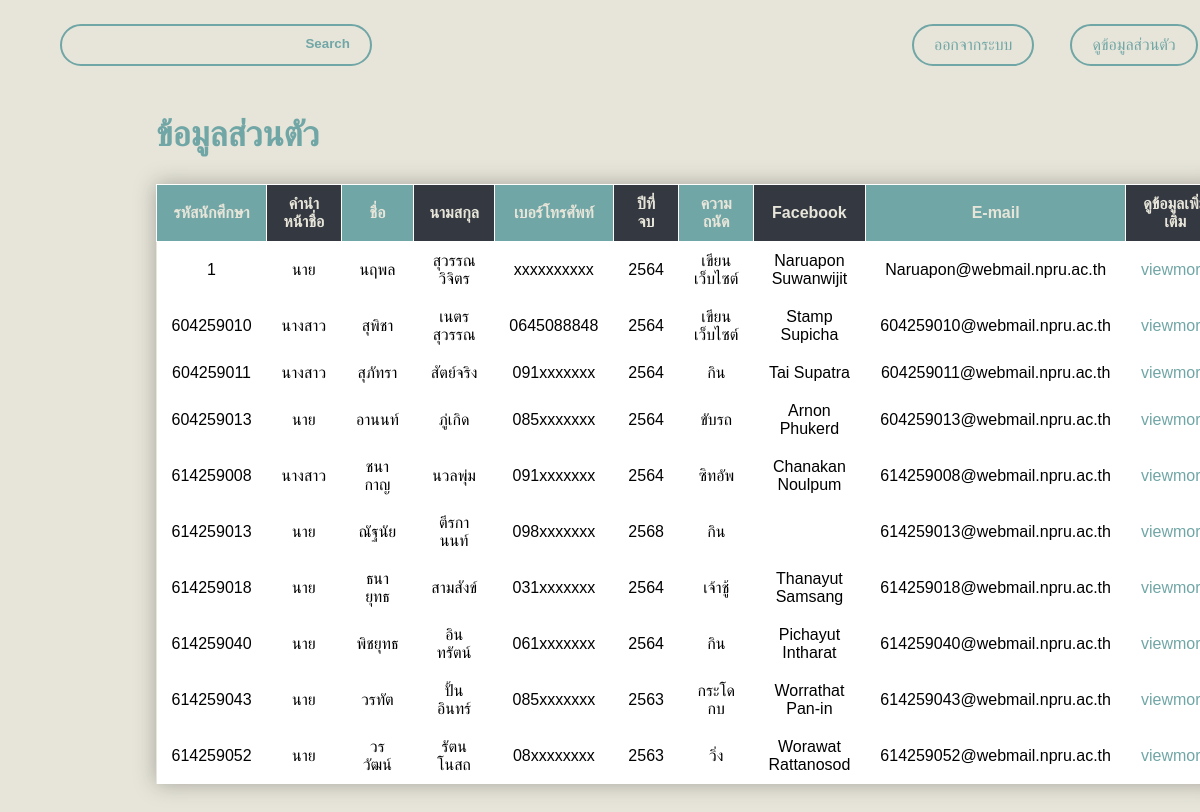
/index.php/seold/showall, run on the app's committed database.
### tables this page shows
CREATE TABLE `se_register` (
  `se_studentid` int(9) NOT NULL,
  `se_numna` varchar(255) NOT NULL,
  `se_name` varchar(255) NOT NULL,
  `se_lastname` varchar(255) NOT NULL,
  `se_birthday` varchar(255) NOT NULL,
  `se_idcard` char(13) NOT NULL,
  `se_tel` char(10) NOT NULL,
  `se_yearend` varchar(255) DEFAULT NULL,
  `se_skill` varchar(255) NOT NULL,
  `se_facebook` varchar(255) NOT NULL,
  `se_email` varchar(255) NOT NULL,
  `se_lakete` varchar(255) NOT NULL,
  `se_mu` varchar(255) NOT NULL,
  `se_district` varchar(255) NOT NULL,
  `se_aumpa` varchar(255) NOT NULL,
  `se_province` varchar(255) NOT NULL,
  `se_status_id` int(1) NOT NULL,
  `S_img` varchar(255) NOT NULL
);

### application/controllers/seold.php (called while the page is built, shortened)
<?php
class seold extends CI_Controller {
	function __construct(){
		$this->load->model('add_model','AM');
	}
	public function showall()
	{
		$result['AM'] = $this->AM->select_all();
		$this->load->view('View_Select',$result);
	}
}

### index.php (called while the page is built, shortened)
<?php
require_once BASEPATH.'core/CodeIgniter.php';

### application/models/add_model.php (called while the page is built, shortened)
<?php defined('BASEPATH') OR exit('No direct script access allowed');
class add_model extends CI_Model {
		function select_all(){
			$this->db->select('se_studentid, se_numna, se_name,se_lastname,se_birthday,se_idcard,se_tel,se_yearend,se_skill,se_facebook,se_email,se_lakete,se_mu,se_district,se_aumpa,se_province,se_status_id');
			$this->db->where('se_status_id', 2);
			$result = $this->db->get('se_register');
			return $result;
		}
		}

### application/views/View_Select.php (the view, shortened to what this page needs)
?><!DOCTYPE html>
<html lang="en">
<head>
  <link rel = "stylesheet" type = "text/css"
		 href = "<?php echo base_url(); ?>css/seshow.css">
</head>
<body>
 <div class="header-search">
      <form action="../seold/skeyword" method="POST">
        <input type="text" name="title">
        <input type="submit" name="submit" value="Search">
      </form>
      <a href="../seold/Logout" class="button" id="button1">ออกจากระบบ</button></a>
      <a href="../seold/Profile" class="button" id="button2">ดูข้อมูลส่วนตัว</button></a>
  </div>
  <h2> ข้อมูลส่วนตัว </h2>
<table style="width:60%">
  <tr>
    <th id="h1">รหัสนักศึกษา</th>
    <th id="h2">คำนำหน้าชื่อ</th>
    <th id="h1">ชื่อ</th>
    <th id="h2">นามสกุล</th>
    <th id="h1">เบอร์โทรศัพท์</th>
    <th id="h2">ปีที่จบ</th>
	<th id="h1">ความถนัด</th>
	<th id="h2">Facebook</th>
    <th id="h1">E-mail</th>
    <th id="h2">ดูข้อมูลเพิ่มเติม</th>
  </tr>
  <?php
  foreach($AM->result_array() as $row){
  ?>
  <tr>
    <td><center><?=$row['se_studentid']?></center></td>
    <td><center><?=$row['se_numna']?></center></td>
    <td><center><?=$row['se_name']?></center></td>
    <td><center><?=$row['se_lastname']?></center></td>
    <td><center><?=$row['se_tel']?></center></td>
    <td><center><?=$row['se_yearend']?></center></td>
	<td><center><?=$row['se_skill']?></center></td>
	<td><center><?=$row['se_facebook']?></center></td>
    <td><center><?=$row['se_email']?></center></td>
  <td><center><a href="../seold/viewProfile/<?=$row['se_studentid']?>" >viewmore</button></a></center></td>
  </tr>
  <?php
  }
  ?>
</table>
<br><br><br>
</body>
</html>

### css/seshow.css (style rules this page uses)
body { margin: 0; padding: 0; background-color: #e7e5d9; font-family: 'Franklin Gothic Medium', 'Arial Narrow', Arial, sans-serif; }
.header-search { display: flex; margin-top: 2%; }
.header-search form { margin-left: 5%; border: 2px solid #71a6a6; border-radius: 25px; }
.header-search form input { padding: 10px 20px; background-color: transparent; border: none; color: #71a6a6; font-weight: bold; }
.header-search a { text-decoration: none; padding: 10px 20px; border: 2px solid #71a6a6; border-radius: 25px; color: #71a6a6; transition: 0.2s; }
.header-search #button1 { margin-left:45%; }
.header-search #button2 { margin-left:3%; }
h2 { font-size: 35px; color: #71a6a6; margin-left: 13%; margin-top: 4%; }
table { border: none; margin-left: 13%; border-collapse: collapse; box-shadow:0 0 20px #3536365d; }
#h1 { background-color: #71a6a6; border: 1px solid #fff; color: #e7e5d9; padding:10px 15px; }
#h2 { background-color:#343840; border: 1px solid #fff; color: #e7e5d9; padding:10px 15px; }
td { background-color: #fff; padding:10px 15px; }
td a { text-decoration: none; color: #71a6a6; }

### data on the page
se_register: se_studentid "1", se_numna "นาย", se_name "นฤพล", se_lastname "สุวรรณวิจิตร", se_tel "xxxxxxxxxx", se_yearend "2564", se_skill "เขียนเว็บไซต์", se_facebook "Naruapon Suwanwijit", se_email "Naruapon@webmail.npru.ac.th"
se_register: se_studentid "604259010", se_numna "นางสาว", se_name "สุพิชา", se_lastname "เนตรสุวรรณ", se_tel "0645088848", se_yearend "2564", se_skill "เขียนเว็บไซต์", se_facebook "Stamp Supicha", se_email "604259010@webmail.npru.ac.th"
se_register: se_studentid "604259011", se_numna "นางสาว", se_name "สุภัทรา", se_lastname "สัตย์จริง", se_tel "091xxxxxxx", se_yearend "2564", se_skill "กิน", se_facebook "Tai Supatra", se_email "604259011@webmail.npru.ac.th"
se_register: se_studentid "604259013", se_numna "นาย", se_name "อานนท์", se_lastname "ภู่เกิด", se_tel "085xxxxxxx", se_yearend "2564", se_skill "ขับรถ", se_facebook "Arnon Phukerd", se_email "604259013@webmail.npru.ac.th"
se_register: se_studentid "614259008", se_numna "นางสาว", se_name "ชนากาญ", se_lastname "นวลพุ่ม", se_tel "091xxxxxxx", se_yearend "2564", se_skill "ซิทอัพ", se_facebook "Chanakan Noulpum", se_email "614259008@webmail.npru.ac.th"
se_register: se_studentid "614259013", se_numna "นาย", se_name "ณัฐนัย", se_lastname "ตีรกานนท์", se_tel "098xxxxxxx", se_yearend "2568", se_skill "กิน", se_email "614259013@webmail.npru.ac.th"
se_register: se_studentid "614259018", se_numna "นาย", se_name "ธนายุทธ", se_lastname "สามสังข์", se_tel "031xxxxxxx", se_yearend "2564", se_skill "เจ้าชู้", se_facebook "Thanayut Samsang", se_email "614259018@webmail.npru.ac.th"
se_register: se_studentid "614259040", se_numna "นาย", se_name "พิชยุทธ", se_lastname "อินทรัตน์", se_tel "061xxxxxxx", se_yearend "2564", se_skill "กิน", se_facebook "Pichayut Intharat", se_email "614259040@webmail.npru.ac.th"
se_register: se_studentid "614259043", se_numna "นาย", se_name "วรทัต", se_lastname "ปั้นอินทร์", se_tel "085xxxxxxx", se_yearend "2563", se_skill "กระโดกบ", se_facebook "Worrathat Pan-in", se_email "614259043@webmail.npru.ac.th"
se_register: se_studentid "614259052", se_numna "นาย", se_name "วรวัฒน์", se_lastname "รัตนโนสถ", se_tel "08xxxxxxxx", se_yearend "2563", se_skill "วิ่ง", se_facebook "Worawat Rattanosod", se_email "614259052@webmail.npru.ac.th"
